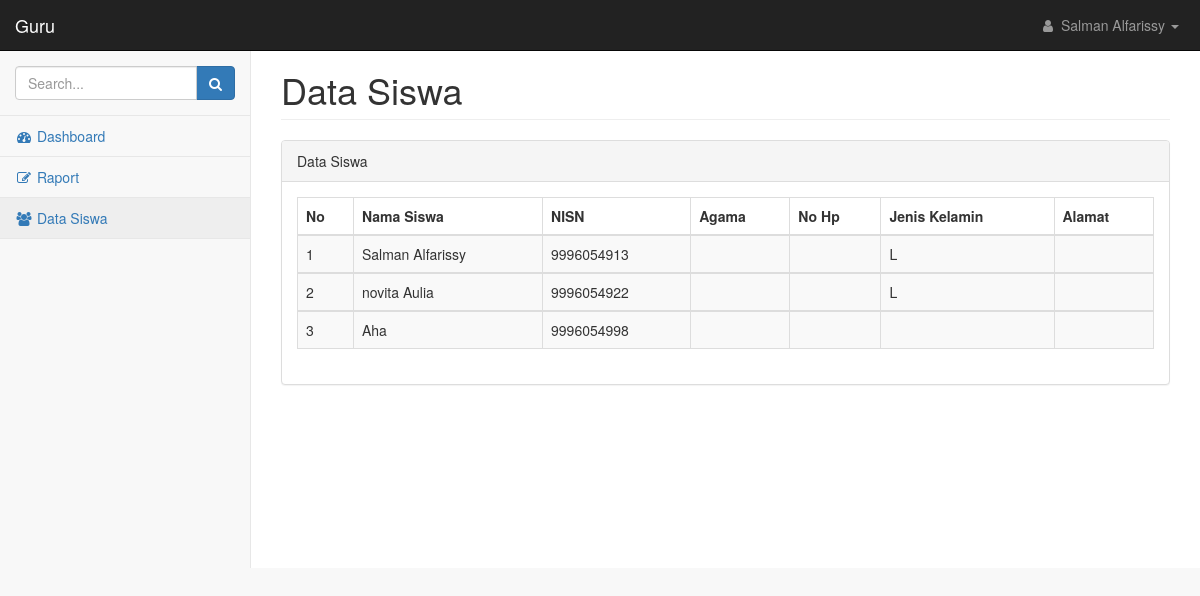
The page /guru/index.php?page=siswa&id_guru=1 on the database as committed earlier.
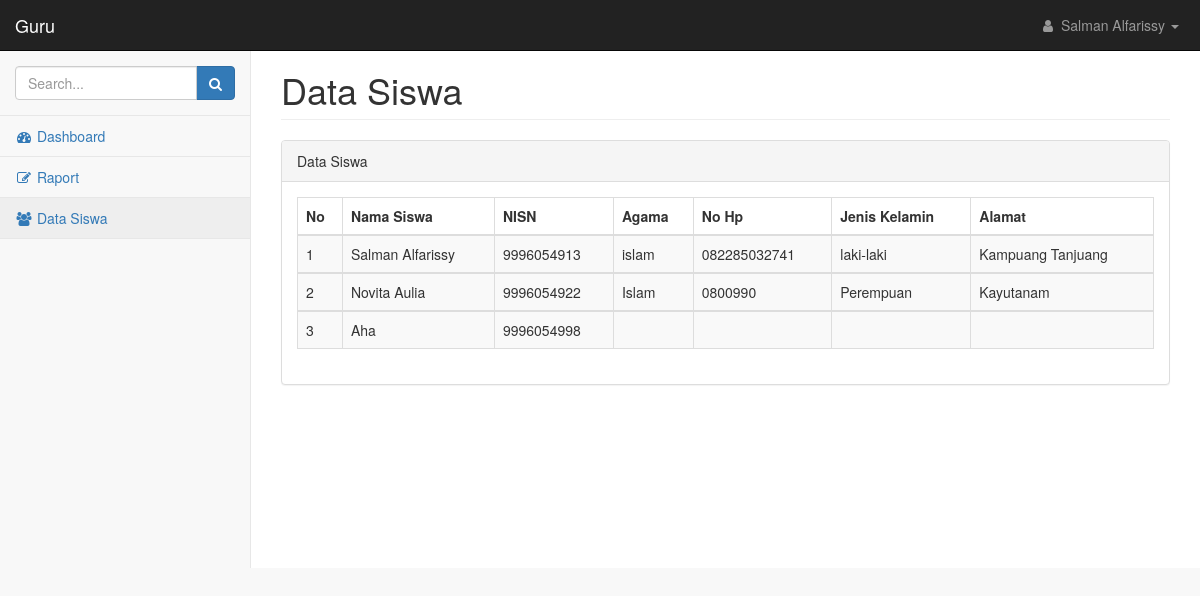
The same page on the database as committed later.
### tables this page shows
CREATE TABLE `siswa` (
  `id_siswa` int(50) NOT NULL,
  `id_guru` int(50) NOT NULL,
  `id_adm` int(50) NOT NULL,
  `password` varchar(50) NOT NULL,
  `nisn` varchar(50) NOT NULL,
  `nis` varchar(100) NOT NULL,
  `nama_sis` varchar(100) NOT NULL,
  `foto_sis` text NOT NULL,
  `ttl` varchar(100) NOT NULL,
  `jenis_kelamin` varchar(50) NOT NULL,
  `agama` varchar(20) NOT NULL,
  `status_keluarga` varchar(50) NOT NULL,
  `anak_ke` varchar(20) NOT NULL,
  `alamat` text NOT NULL,
  `no_hp` varchar(20) NOT NULL,
  `kelas` varchar(40) NOT NULL,
  `semester` varchar(100) NOT NULL,
  `tahun_diterima` varchar(25) NOT NULL,
  `semester_diterima` varchar(40) NOT NULL,
  `nama_sekolah_asal` text NOT NULL,
  `alamat_sekolah_asal` text NOT NULL,
  `tahun_ijazah_sebelumnya` varchar(20) NOT NULL,
  `nomor_ijazah_sebelumnya` varchar(20) NOT NULL,
  `tahun_skhun_sebelumya` varchar(20) NOT NULL,
  `nomor_skhun_sebelumnya` varchar(20) NOT NULL,
  `nama_ayah` varchar(100) NOT NULL,
  `nama_ibu` varchar(100) NOT NULL,
  `alamat_ortu` text NOT NULL,
  `pekerjaan_ayah` varchar(100) NOT NULL,
  `pekerjaan_ibu` varchar(100) NOT NULL,
  `nama_wali` varchar(100) NOT NULL,
  `alamat_wali` text NOT NULL,
  `no_hp_wali` varchar(20) NOT NULL,
  `pekerjaan_wali` varchar(100) NOT NULL,
  `cover` text NOT NULL
);

### guru/data_siswa.php (the view)
<div class="row">
    <div class="col-lg-12">
        <h1 class="page-header">Data Siswa</h1>
    </div>
</div>
<div class="row">
    <div class="col-lg-12">
        <div class="panel panel-default">
            <div class="panel-heading">
                Data Siswa
            </div>
            <div class="panel-body">
                <div class="table-responsive">
                    <table class="table table-striped table-bordered table-hover" id="dataTables-example">
                        <thead>
                            <tr>
                                <th>No</th>
                                <th>Nama Siswa</th>
                                <th>NISN</th>
                                <th>Agama</th>
                                <th>No Hp</th>
                                <th>Jenis Kelamin</th>
                                <th>Alamat</th>
                            </tr>
                        </thead>
                        <?php
                        $no=1;
                        include("../koneksi.php");
                        $siswa=mysqli_query($koneksi,"SELECT id_siswa,nama_sis,nisn,agama,no_hp,jenis_kelamin,alamat from siswa join guru using(id_guru) where id_guru=$_GET[id_guru] order by id_siswa");
                        while ($sw=mysqli_fetch_array($siswa)) {
                        ?>
                        <tbody>
                            <tr class="odd gradeX">
                                <td><?php echo $no?></td>
                                <td><?php echo $sw['nama_sis']?></td>
                                <td><?php echo $sw['nisn']?></td>
                                <td><?php echo $sw['agama']?></td>
                                <td><?php echo $sw['no_hp']?></td>
                                <td><?php echo $sw['jenis_kelamin']?></td>
                                <td><?php echo $sw['alamat']?></td>
                            </tr>
                            <?php
                            $no++;
                        }
                            ?>
                        </tbody>
                    </table>
                </div>
            </div>
        </div>
    </div>
</div>

Rows that differ between the two databases and show on the page:
changed siswa "Salman Alfarissy": agama (not shown) → "islam"; no_hp (not shown) → "082285032741"; jenis_kelamin "L" → "laki-laki"; alamat (not shown) → "Kampuang Tanjuang"
changed siswa: nama_sis "novita Aulia" → "Novita Aulia"; agama (not shown) → "Islam"; no_hp (not shown) → "0800990"; jenis_kelamin "L" → "Perempuan"; alamat (not shown) → "Kayutanam"
